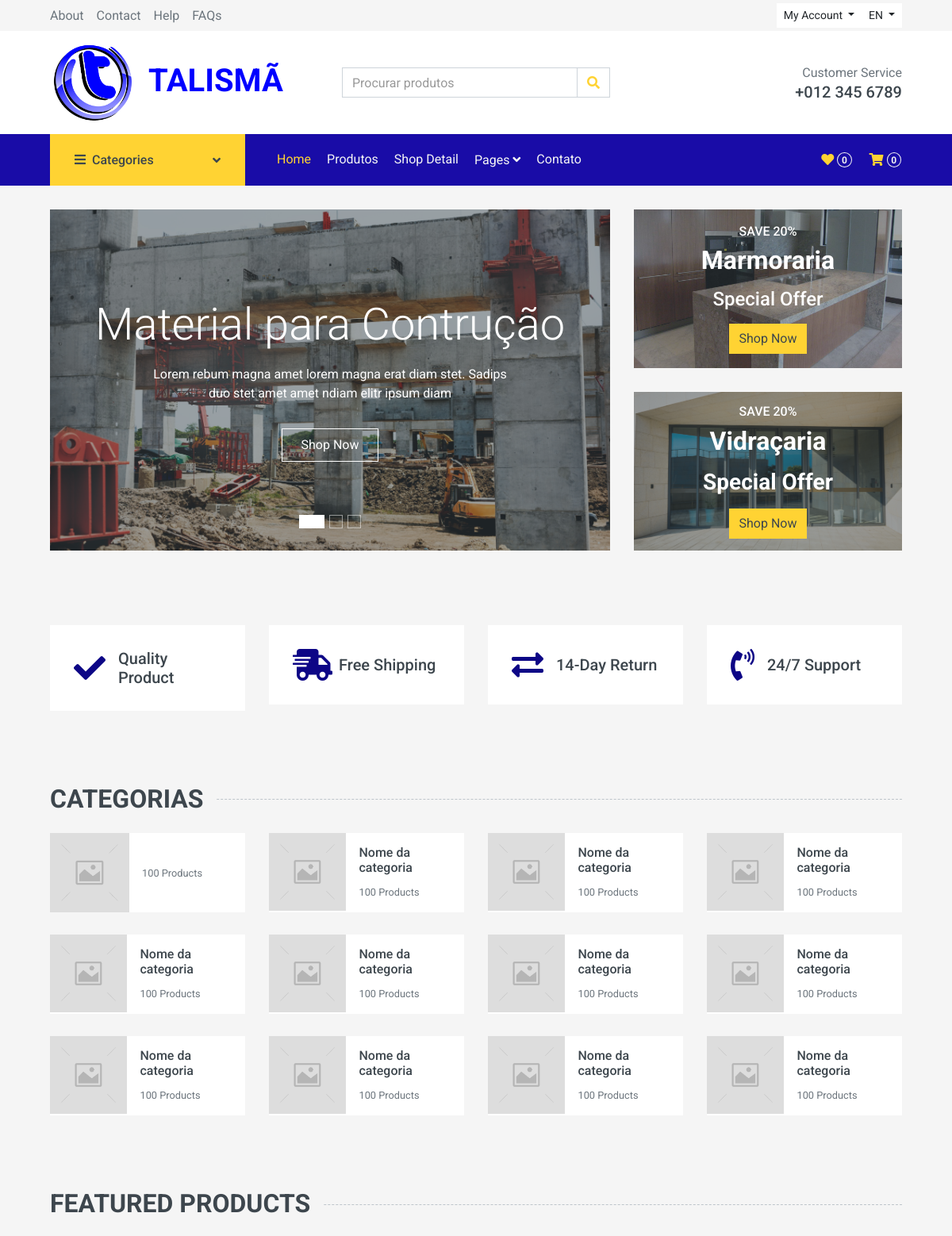
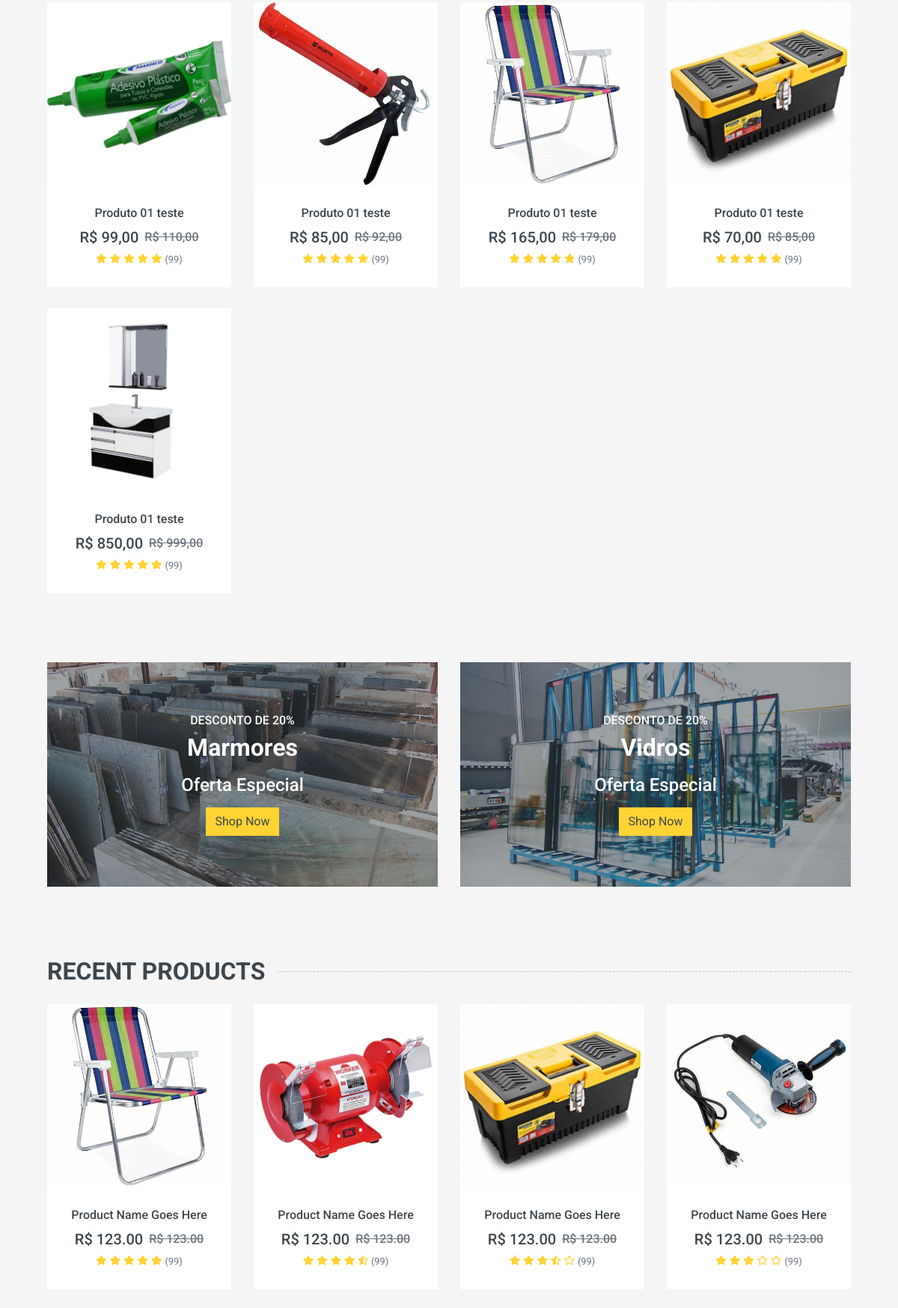
The page / (upper part) on the database its author committed (2 pictures, top to bottom).
### tables this page shows
CREATE TABLE tbl_produto (
  produto_id INT AUTO_INCREMENT PRIMARY KEY,
  nome VARCHAR(100) NOT NULL,
  descricao TEXT NOT NULL,
  custo DECIMAL(10,2) NOT NULL,
  preco DECIMAL(10,2) NOT NULL,
  preco_promocional DECIMAL(10,2) NULL,
  quantidade INT NOT NULL,
  imagem VARCHAR(255),
  tem_cores ENUM('Sim', 'Não') NOT NULL,
  tem_tamanhos ENUM('Sim', 'Não') NOT NULL,
  data_criacao DATETIME DEFAULT CURRENT_TIMESTAMP,
  data_atualizacao DATETIME ON UPDATE CURRENT_TIMESTAMP,
  categoria_id INT NOT NULL,
  FOREIGN KEY (categoria_id) REFERENCES tbl_categoria(categoria_id) ON DELETE CASCADE
)DEFAULT CHARSET=utf8mb4;

### public/index.php (the view, shortened to what the rows shown need)
<?php
  require '../adm/config/conexao.php';
  require '../adm/consultasSQL/consultaDadosProdutos.php';
?>
<!DOCTYPE html>
<html lang="pt-br">
  <head>
    <link
      href="https://cdnjs.cloudflare.com/ajax/libs/font-awesome/5.10.0/css/all.min.css"
      rel="stylesheet"
    />
    <link href="../public/assets/lib/animate/animate.min.css" rel="stylesheet" />
    <link href="../public/assets/lib/owlcarousel/assets/owl.carousel.min.css" rel="stylesheet" />
    <link href="../public/assets/css/style.css" rel="stylesheet" />
  </head>
  <body>
<div class="conteudo-pesquisa" id="exibir-resultado">
    <div class="container-fluid mb-3">
      <div class="row px-xl-5">
        <div class="col-lg-8">
          <div
            id="header-carousel"
            class="carousel slide carousel-fade mb-30 mb-lg-0"
            data-ride="carousel"
          >
            <div class="carousel-inner">
              <div
                class="carousel-item position-relative active"
                style="height: 430px"
              >
                <div
                  class="carousel-caption d-flex flex-column align-items-center justify-content-center"
                >
                  <div class="p-3" style="max-width: 700px">
                    <h1
                      class="display-4 text-white mb-3 animate__animated animate__fadeInDown"
                    >
                      Material para Contrução
                    </h1>
                  </div>
                </div>
              </div>
            </div>
          </div>
        </div>
        <div class="col-lg-4">
          <div class="product-offer mb-30" style="height: 200px">
            <div class="offer-text">
              <h2 class="text-white mb-3">Marmoraria</h2>
            </div>
          </div>
          <div class="product-offer mb-30" style="height: 200px">
            <div class="offer-text">
              <h2 class="text-white mb-3">Vidraçaria</h2>
            </div>
          </div>
        </div>
      </div>
    </div>
    <div class="container-fluid pt-5">
      <div class="row px-xl-5 pb-3">
        <div class="col-lg-3 col-md-6 col-sm-12 pb-1">
          <div
            class="d-flex align-items-center bg-light mb-4"
            style="padding: 30px"
          >
            <h1 class="fa fa-check text-primaryy m-0 mr-3"></h1>
          </div>
        </div>
        <div class="col-lg-3 col-md-6 col-sm-12 pb-1">
          <div
            class="d-flex align-items-center bg-light mb-4"
            style="padding: 30px"
          >
            <h1 class="fa fa-shipping-fast text-primaryy m-0 mr-2"></h1>
          </div>
        </div>
        <div class="col-lg-3 col-md-6 col-sm-12 pb-1">
          <div
            class="d-flex align-items-center bg-light mb-4"
            style="padding: 30px"
          >
            <h1 class="fas fa-exchange-alt text-primaryy m-0 mr-3"></h1>
          </div>
        </div>
        <div class="col-lg-3 col-md-6 col-sm-12 pb-1">
          <div
            class="d-flex align-items-center bg-light mb-4"
            style="padding: 30px"
          >
            <h1 class="fa fa-phone-volume text-primaryy m-0 mr-3"></h1>
          </div>
        </div>
      </div>
    </div>
    <div class="container-fluid pt-5">
      <h2 class="section-title position-relative text-uppercase mx-xl-5 mb-4">
        <span class="bg-secondary pr-3">Categorias</span>
      </h2>
    </div>
    <div class="container-fluid pt-5 pb-3">
      <h2 class="section-title position-relative text-uppercase mx-xl-5 mb-4">
        <span class="bg-secondary pr-3">Featured Products</span>
      </h2>
      <div class="row px-xl-5">
        <?php while($exibeDadosDosProdutos = $consultaDadosDosProdutos->fetch(PDO::FETCH_ASSOC)) { ?>
        <div class="col-lg-3 col-md-4 col-sm-6 pb-1">
          <form id="form-adicionar-carrinho" class="form-carrinho" action="../adm/manipulacoes/manipularCarrinho/inserirNoCarrinho.php" method="post" enctype="multipart/form-data">
            <div class="product-item bg-light mb-4">
              <div class="product-img position-relative overflow-hidden">
                <img
                  class="img-fluid w-100"
                  src="../public/assets/img/<?php echo $exibeDadosDosProdutos['imagem'];?>"
                  alt=""
                />
                <div class="product-action">
                </div>
              </div>
              <div class="text-center py-4">
                <a class="h6 text-decoration-none text-truncate" href=""
                  ><?php echo $exibeDadosDosProdutos['nome'];?></a
                >
                <div
                  class="d-flex align-items-center justify-content-center mt-2"
                >
                  <h5>R$ <?php echo number_format($exibeDadosDosProdutos['preco_promocional'],2,',','.');?></h5>
                  <h6 class="text-muted ml-2"><del>R$ <?php echo number_format($exibeDadosDosProdutos['preco'],2,',','.');?></del></h6>
                </div>
                <div
                  class="d-flex align-items-center justify-content-center mb-1"
                >
                  <small class="fa fa-star text-primary mr-1"></small>
                  <small class="fa fa-star text-primary mr-1"></small>
                  <small class="fa fa-star text-primary mr-1"></small>
                  <small class="fa fa-star text-primary mr-1"></small>
                  <small class="fa fa-star text-primary mr-1"></small>
                  <small>(99)</small>
                </div>
              </div>
            </div>
          </form>
        </div>
        <?php } ?>
      </div>
    </div>
    <div class="container-fluid pt-5 pb-3">
      <div class="row px-xl-5">
        <div class="col-md-6">
          <div class="product-offer mb-30" style="height: 300px">
            <div class="offer-text">
              <h2 class="text-white mb-3">Marmores</h2>
            </div>
          </div>
        </div>
        <div class="col-md-6">
          <div class="product-offer mb-30" style="height: 300px">
            <div class="offer-text">
              <h2 class="text-white mb-3">Vidros</h2>
            </div>
          </div>
        </div>
      </div>
    </div>
    <div class="container-fluid pt-5 pb-3">
      <h2 class="section-title position-relative text-uppercase mx-xl-5 mb-4">
        <span class="bg-secondary pr-3">Recent Products</span>
      </h2>
    </div>
</div>
  </body>
</html>

### rows shown on the page
tbl_produto: imagem (picture), nome "Produto 01 teste", preco_promocional "99,00", preco "110,00"
tbl_produto: imagem (picture), nome "Produto 01 teste", preco_promocional "85,00", preco "92,00"
tbl_produto: imagem (picture), nome "Produto 01 teste", preco_promocional "165,00", preco "179,00"
tbl_produto: imagem (picture), nome "Produto 01 teste", preco_promocional "70,00", preco "85,00"
tbl_produto: imagem (picture), nome "Produto 01 teste", preco_promocional "850,00", preco "999,00"
